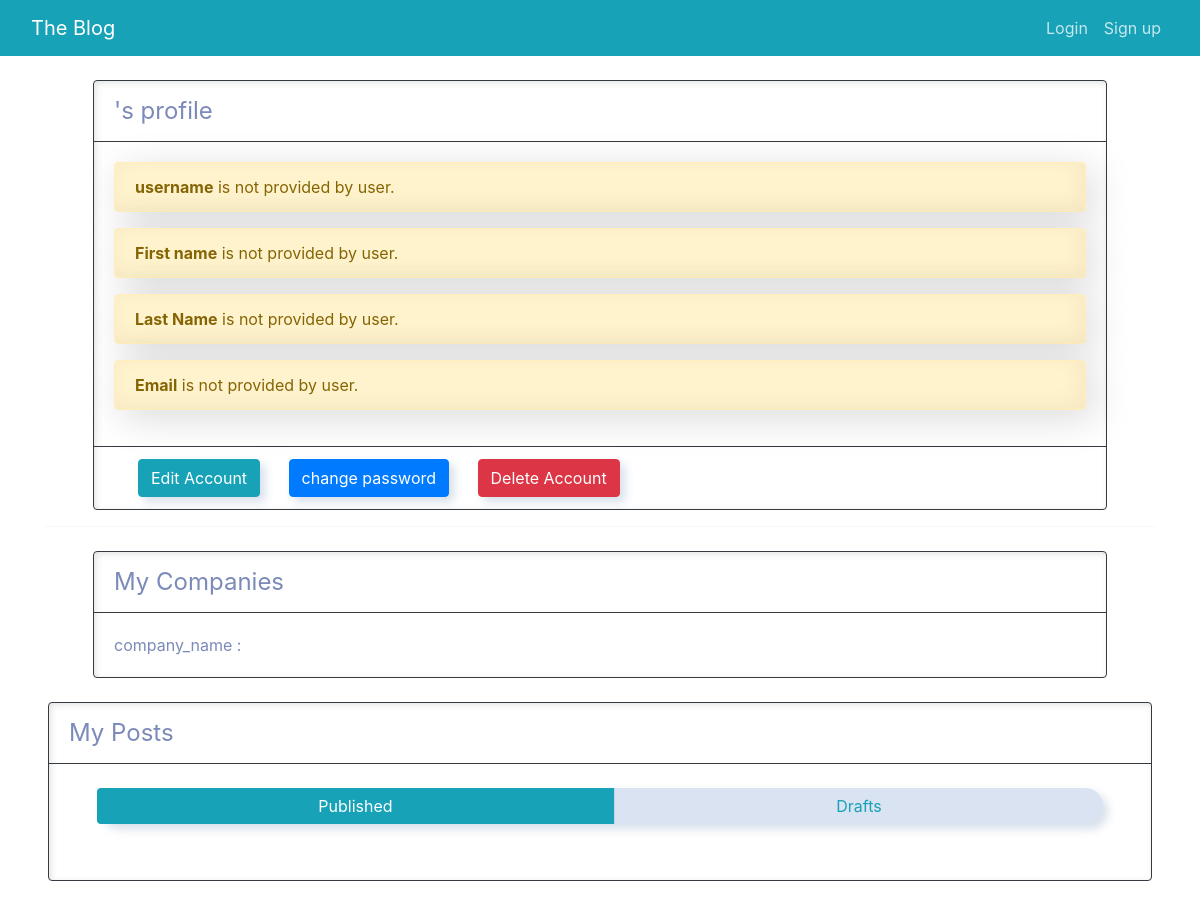
Before: /profile/test/ with the older database file.
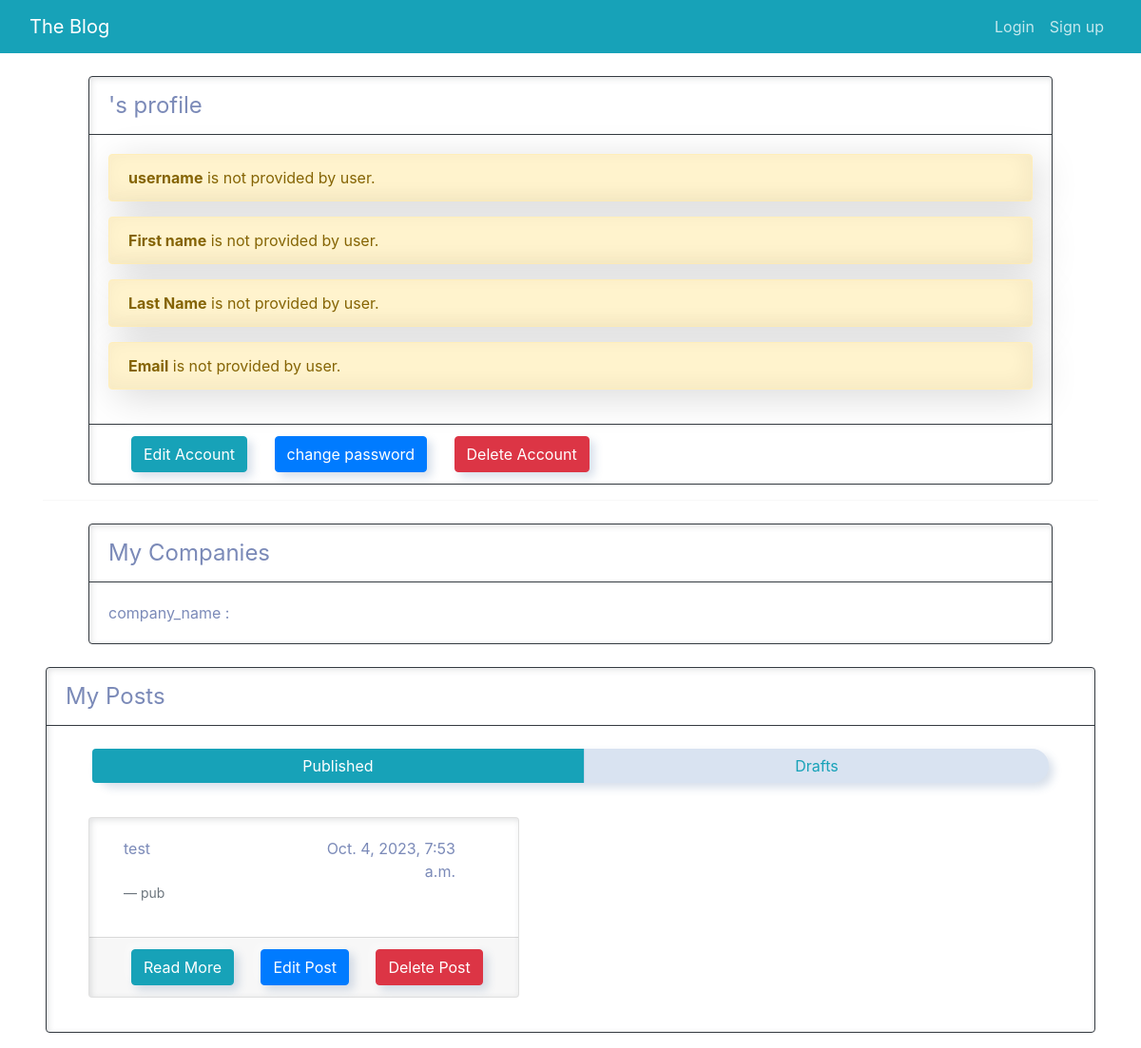
After: the same page with the newer database file.
### blog/models.py (models this page shows, shortened)
class Post (models.Model):
    class Status(models.TextChoices):
        DRAFT = 'DF', 'Draft'
        PUBLISHED = 'PB', 'Published'
    title = models.CharField(max_length=255)
    statue = models.CharField(max_length=2, choices=Status.choices)
    content = HTMLField()
    owner = models.ForeignKey(
        User,
        on_delete=models.CASCADE,
        related_name='posts_owner'
    )
    publish_date = models.DateTimeField(auto_now_add=True)
    categories = models.ManyToManyField('categories')

### blog/views.py (the view)
# urls.py: path('profile/<str:user>/', views.profileView.as_view(), name='profile'),
class profileView (View):
    def get(self, request, user):
        currentUser = get_object_or_404(User, username=user)
        if (currentUser.id != request.user.id):
            if (request.GET.get('status') == 'draft'):
                return HttpResponseForbidden()
        posts = Post.objects.filter(
            owner=currentUser.id).order_by('-publish_date')
        status_param = request.GET.get('status', None)
        current_state = "published"
        if status_param == 'draft':
            posts = posts.filter(statue=Post.Status.DRAFT)
            current_state = "draft"
        else:
            posts = posts.filter(statue=Post.Status.PUBLISHED)
            current_state = "published"
        return render(request, 'users/profile.html', {'currentUser': currentUser, 'posts': posts, 'current_state': current_state})

### blog/templatetags/new_filters.py (called while the page is built)
@register.filter(name='is_admin')
def is_admin(user):
    return user.groups.filter(name='Admin-Group').exists()

@register.filter(name="is_company")
def is_company(user):
    return company.objects.all().filter(name=user).exists()

### blog/templates/users/profile.html (shortened to what the changed rows need)
{% extends "blog/base.html" %}
{% load new_filters %}
{% block content  %}
    <div class="card border-dark mb-3 mx-5 mt-4 ">
            <div class="card-body ">
                <div class="row">
                    {% for post_data in posts %}
                    <div class="col-md-6 {% if post_data.statue == 'published' %}published{% endif %}">
                        <div class="card mx-4 mb-3">
                        <div class="card-body mx-3">
                            <div class="row">
                            <div class="col-md-6">
                                <p>{{ post_data.title }}</p>
                            </div>
                            <div class="col-md-6">
                                <p class="text-end">{{ post_data.publish_date }}</p>
                            </div>
                            </div>
                            <footer class="blockquote-footer">{{ post_data.content | truncatechars_html:20 }}</footer>
                        </div>
                        <div class="card-footer">
                            <a class="btn btn-md btn-info ml-4" href="{% url 'detail_post' post_data.id %}">Read More</a>
                            <a class="btn btn-md btn-primary ml-4" href="{% url 'edit_post' post_data.id %}">Edit Post</a>
                            <a class="btn btn-md btn-danger ml-4" href="{% url 'delete_post' post_data.id %}">Delete Post</a>
                        </div>
                        </div>
                    </div>
                    {% endfor %}
                    </div>
                </div>
            </div>
{% endblock content %}

Changed rows visible on the page:
added Post: title "test", publish_date "Oct. 4, 2023, 7:53 a.m.", content "pub"
